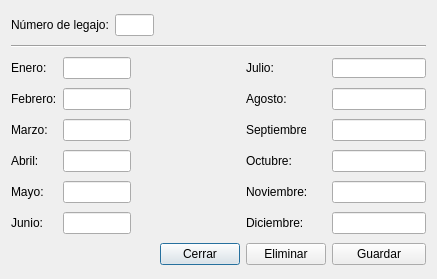
<?xml version="1.0" encoding="UTF-8"?>
<ui version="4.0">
 <class>frm_deducciones</class>
 <widget class="QDialog" name="frm_deducciones">
  <property name="geometry">
   <rect>
    <x>0</x>
    <y>0</y>
    <width>437</width>
    <height>279</height>
   </rect>
  </property>
  <property name="minimumSize">
   <size>
    <width>409</width>
    <height>0</height>
   </size>
  </property>
  <property name="windowTitle">
   <string>Deducciones</string>
  </property>
  <layout class="QGridLayout" name="gridLayout">
   <item row="3" column="6">
    <widget class="QLineEdit" name="txt_agosto"/>
   </item>
   <item row="3" column="0">
    <widget class="QLabel" name="lbl_2">
     <property name="text">
      <string>Febrero:</string>
     </property>
    </widget>
   </item>
   <item row="6" column="5">
    <widget class="QLabel" name="lbl_11">
     <property name="minimumSize">
      <size>
       <width>61</width>
       <height>16</height>
      </size>
     </property>
     <property name="maximumSize">
      <size>
       <width>61</width>
       <height>16</height>
      </size>
     </property>
     <property name="text">
      <string>Noviembre:</string>
     </property>
    </widget>
   </item>
   <item row="4" column="1" colspan="2">
    <widget class="QLineEdit" name="txt_marzo"/>
   </item>
   <item row="8" column="4">
    <widget class="QPushButton" name="btn_cerrar">
     <property name="text">
      <string>Cerrar</string>
     </property>
    </widget>
   </item>
   <item row="2" column="1" colspan="2">
    <widget class="QLineEdit" name="txt_enero"/>
   </item>
   <item row="2" column="6">
    <widget class="QLineEdit" name="txt_julio">
     <property name="minimumSize">
      <size>
       <width>94</width>
       <height>20</height>
      </size>
     </property>
     <property name="maximumSize">
      <size>
       <width>94</width>
       <height>20</height>
      </size>
     </property>
    </widget>
   </item>
   <item row="4" column="6">
    <widget class="QLineEdit" name="txt_septiembre"/>
   </item>
   <item row="7" column="5">
    <widget class="QLabel" name="lbl_12">
     <property name="minimumSize">
      <size>
       <width>61</width>
       <height>16</height>
      </size>
     </property>
     <property name="maximumSize">
      <size>
       <width>61</width>
       <height>16</height>
      </size>
     </property>
     <property name="text">
      <string>Diciembre:</string>
     </property>
    </widget>
   </item>
   <item row="7" column="0">
    <widget class="QLabel" name="lbl_6">
     <property name="text">
      <string>Junio:</string>
     </property>
    </widget>
   </item>
   <item row="6" column="6">
    <widget class="QLineEdit" name="txt_noviembre"/>
   </item>
   <item row="6" column="1" colspan="2">
    <widget class="QLineEdit" name="txt_mayo"/>
   </item>
   <item row="5" column="6">
    <widget class="QLineEdit" name="txt_octubre"/>
   </item>
   <item row="3" column="1" colspan="2">
    <widget class="QLineEdit" name="txt_febrero"/>
   </item>
   <item row="5" column="5">
    <widget class="QLabel" name="lbl_10">
     <property name="minimumSize">
      <size>
       <width>51</width>
       <height>16</height>
      </size>
     </property>
     <property name="maximumSize">
      <size>
       <width>51</width>
       <height>16</height>
      </size>
     </property>
     <property name="text">
      <string>Octubre:</string>
     </property>
    </widget>
   </item>
   <item row="2" column="0">
    <widget class="QLabel" name="lbl_1">
     <property name="text">
      <string>Enero:</string>
     </property>
    </widget>
   </item>
   <item row="7" column="6">
    <widget class="QLineEdit" name="txt_diciembre"/>
   </item>
   <item row="3" column="5">
    <widget class="QLabel" name="lbl_8">
     <property name="minimumSize">
      <size>
       <width>51</width>
       <height>16</height>
      </size>
     </property>
     <property name="maximumSize">
      <size>
       <width>51</width>
       <height>16</height>
      </size>
     </property>
     <property name="text">
      <string>Agosto:</string>
     </property>
    </widget>
   </item>
   <item row="4" column="5">
    <widget class="QLabel" name="lbl_9">
     <property name="minimumSize">
      <size>
       <width>60</width>
       <height>16</height>
      </size>
     </property>
     <property name="maximumSize">
      <size>
       <width>60</width>
       <height>16</height>
      </size>
     </property>
     <property name="text">
      <string>Septiembre:</string>
     </property>
    </widget>
   </item>
   <item row="7" column="1" colspan="2">
    <widget class="QLineEdit" name="lineEdit"/>
   </item>
   <item row="5" column="1" colspan="2">
    <widget class="QLineEdit" name="txt_abril"/>
   </item>
   <item row="8" column="5">
    <widget class="QPushButton" name="btn_eliminar">
     <property name="text">
      <string>Eliminar</string>
     </property>
    </widget>
   </item>
   <item row="6" column="0">
    <widget class="QLabel" name="lbl_5">
     <property name="text">
      <string>Mayo:</string>
     </property>
    </widget>
   </item>
   <item row="5" column="0">
    <widget class="QLabel" name="lbl_4">
     <property name="text">
      <string>Abril:</string>
     </property>
    </widget>
   </item>
   <item row="2" column="5">
    <widget class="QLabel" name="lbl_7">
     <property name="minimumSize">
      <size>
       <width>31</width>
       <height>16</height>
      </size>
     </property>
     <property name="maximumSize">
      <size>
       <width>31</width>
       <height>16</height>
      </size>
     </property>
     <property name="text">
      <string>Julio:</string>
     </property>
    </widget>
   </item>
   <item row="4" column="0">
    <widget class="QLabel" name="lbl_3">
     <property name="text">
      <string>Marzo:</string>
     </property>
    </widget>
   </item>
   <item row="0" column="0" colspan="2">
    <widget class="QLabel" name="lbl_0">
     <property name="text">
      <string>Número de legajo:</string>
     </property>
    </widget>
   </item>
   <item row="1" column="0" colspan="7">
    <widget class="Line" name="line">
     <property name="orientation">
      <enum>Qt::Horizontal</enum>
     </property>
    </widget>
   </item>
   <item row="8" column="6">
    <widget class="QPushButton" name="btn_guardar">
     <property name="text">
      <string>Guardar</string>
     </property>
    </widget>
   </item>
   <item row="0" column="2" colspan="2">
    <widget class="QLineEdit" name="txt_legajo"/>
   </item>
  </layout>
 </widget>
 <resources/>
 <connections/>
</ui>
